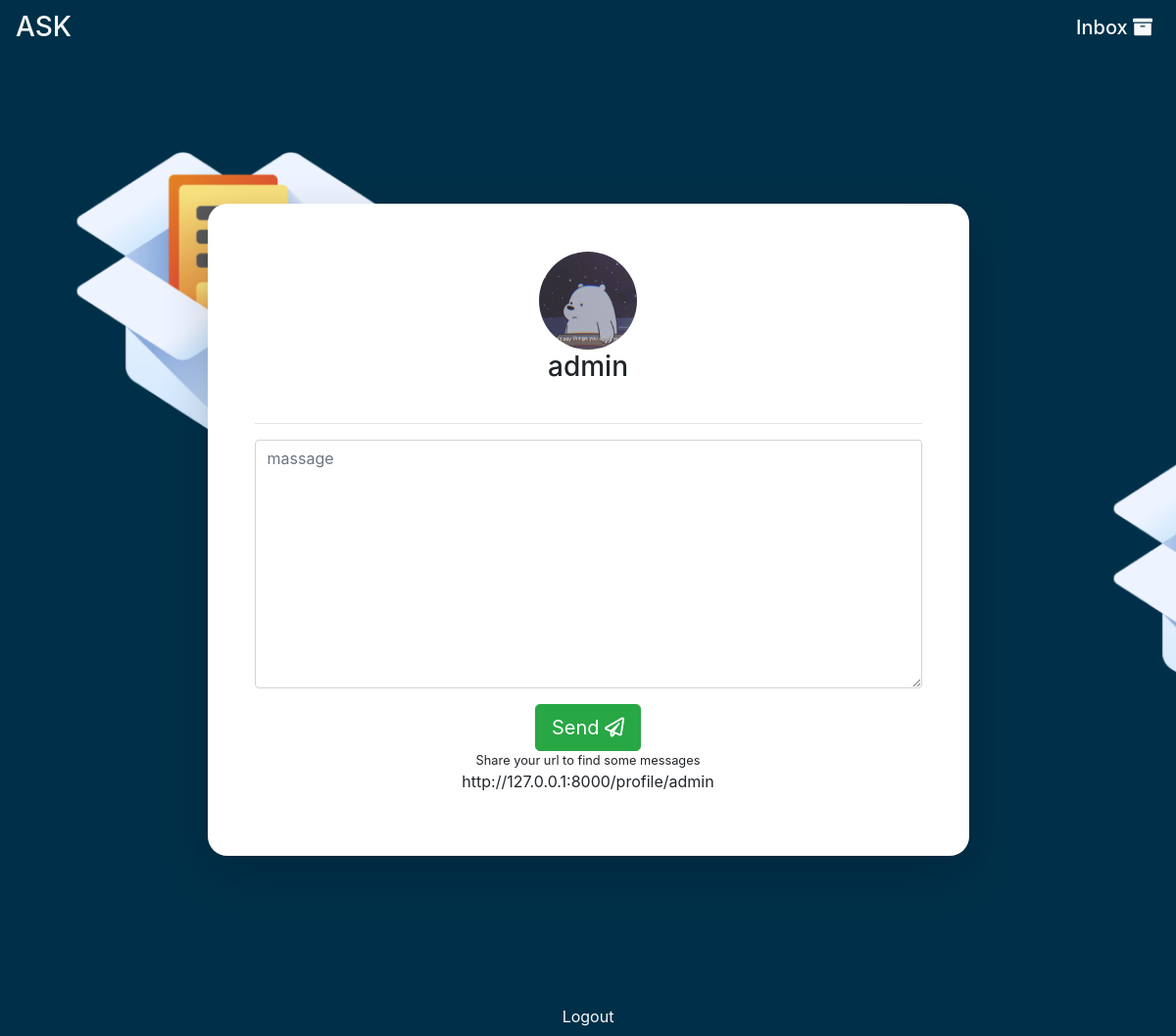
The page /profile/admin (signed in) on the database its author committed.
### user/models.py (models this page shows, shortened)
class Profile(models.Model):
    userpro=models.OneToOneField(User,on_delete=models.CASCADE)
    profile_img=models.ImageField(upload_to='profileImage',default='profileImage/userAvatar.png')
    bio=models.CharField(max_length=50,null=True,blank=True)
    slug=models.SlugField(blank=True, null=True)

### user/views.py (the view, shortened to what this page needs)
# urls.py: path('profile/<slug:slug>',views.profile,name='profile'),
def profile(request,slug):
   getprofile=get_object_or_404(Profile,slug=slug)
   form=NewMessage()
   formupdate=ProfileUpdate()
   if request.method=='POST':
      formupdate=ProfileUpdate(request.POST,request.FILES,instance=request.user.profile)
      if formupdate.is_valid():
         formupdate.save()
   context={
      'title':'profile',
      'getprofile':getprofile,
      'form':form,
      'formupdate':formupdate,
   }
   return render(request,'user/profile.html',context)
   pass

### user/forms.py
class NewMessage(forms.ModelForm):
    class Meta:
        model=Message
        fields=('messages',)
    messages=forms.CharField(
        widget=forms.Textarea(attrs={'class':'form-control','row':'3','placeholder':'massage'})
    )
    pass

class ProfileUpdate(forms.ModelForm):
    class Meta:
        model=Profile
        fields=('profile_img','bio')
    pass

### user/templates/user/profile.html (shortened to what this page needs)
{% extends 'ask/index.html' %}
{% load static %}
{% load crispy_forms_tags %}
{% block content %}
<body class="index">
	<nav class="navbar navbar-expand-lg navbar-light bg-darkNew  ">
		<h3 class="text-light">ASK</h3>
		<ul class="navbar-nav  ml-auto ">
			{% if user.is_authenticated %}
			<li class="nav-item ">
				<h5>
					<a class="nav-link text-light p-2" href="{% url 'inbox' request.user.id %}">
						Inbox
						<i class="fas fa-archive"></i>
					</a>
				</h5>
			</li>
			{% endif %}
		</ul>
	</nav>
	<div class="container">
		<div class="row">
			<div class="col-12 d-flex flex-column align-items-center">
				<div class="form-content-massage shadow-lg p-5  ">
					<div class="d-flex flex-column align-items-center">
						<button class='update' style="border: none; background:none ;">
							<img src="{{getprofile.profile_img.url}} " width="100" height="100" class="rounded-circle">
						</button>
						<h3 class="text-center mb-4">{{getprofile.userpro.username}}</h3>
					</div>
					<hr>
					<form method="post">
						<div class="form-group">
							{{form.messages}}
						</div>
						<div class="d-flex flex-column align-items-center">
							<button type="submit" class="btn btn-success btn-lg ">
								Send
								<i class="far fa-paper-plane"></i>
							</button>
							{% if request.user.id == getprofile.userpro.id%}
							<small>Share your url to find some messages</small>
							<p>http://127.0.0.1:8000/profile/{{request.user.profile.slug}} </p>
							{% endif %}
						</div>
					</form>
				</div>
				{% if user.is_authenticated %}
				<a class="nav-link text-light p-2" href="{% url 'logout' %}">Logout</a>
				{% endif %}
			</div>
		</div>
	</div>
</body>
</html>
{% endblock content %}

### ask/static/ask/css/main.css (style rules this page uses)
.index { background-image: url('../image/backgroundindex.png'); background-size: cover; }
.bg-darkNew { background-color: #003049; }
.form-content-massage { background: #fff; border-radius: 20px; width: 70%; margin: 9em auto; }

### rows shown on the page
Profile: profile_img (picture), userpro.username "admin"

### other values the page prints
{{ request.user.profile.slug }} "admin"
